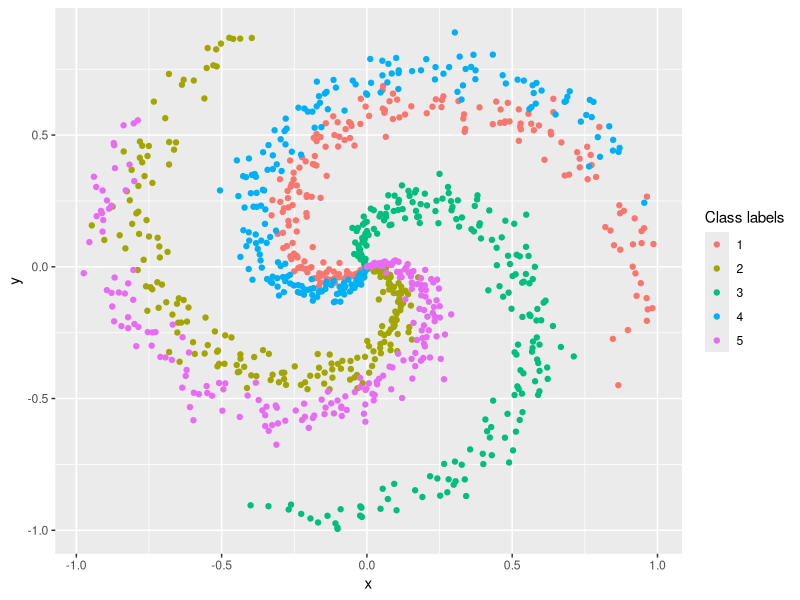

Recreate this plot in R.
## ---- chunk 1
library(pracma)
library(ggplot2)
set.seed(1234);
    points = 200;
    classes = 5;
    dimensionality = 2;
    # data matrix (each row = single example)
    X = matrix(rep(0), nrow = points*classes, ncol = dimensionality) 
    # class labels
    y = matrix(rep(0), nrow = points*classes, ncol = 1) 
    for (j in 1:classes) {
      ix = (points*(j-1)+1):(points*j)
      r = linspace(0.0,1,points) # radius
      t = linspace(j*4,(j+1)*4,points) + randn(1,points) * 0.2 # theta
      X[ix,] = matrix(data = c(r*sin(t), r*cos(t)), ncol = 2)
      y[ix,] = j
    }
    df <- as.data.frame(cbind(X,y))
    colnames(df) <- c("x", "y", "Label")
    p <- ggplot(df, aes(x = x, y = y, color = as.factor(Label))) +
      geom_point() +
      labs(color='Class labels') 

## ---- chunk 2
p
